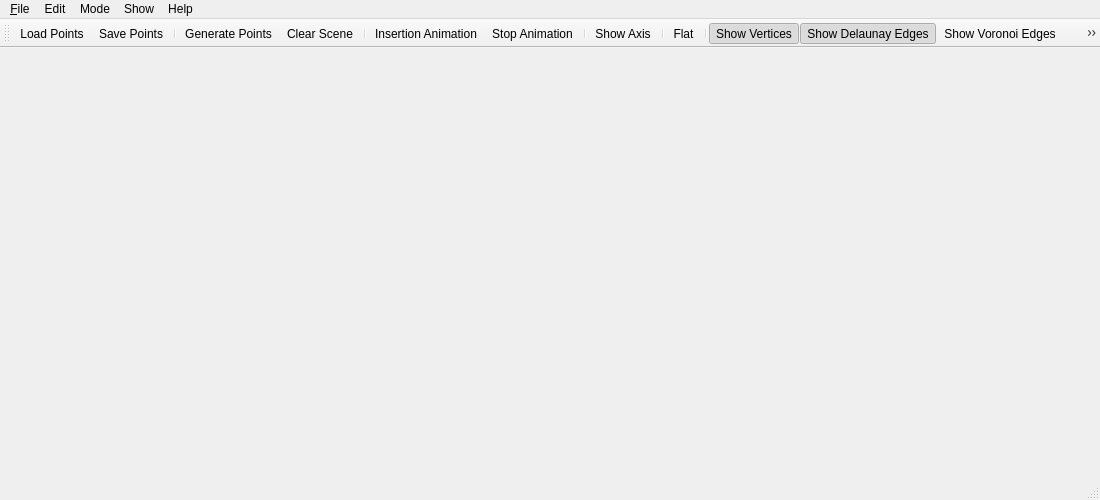
<?xml version="1.0" encoding="UTF-8"?>
<ui version="4.0">
 <class>MainWindow</class>
 <widget class="QMainWindow" name="MainWindow">
  <property name="windowModality">
   <enum>Qt::NonModal</enum>
  </property>
  <property name="geometry">
   <rect>
    <x>0</x>
    <y>0</y>
    <width>1100</width>
    <height>500</height>
   </rect>
  </property>
  <property name="sizePolicy">
   <sizepolicy hsizetype="Preferred" vsizetype="Preferred">
    <horstretch>0</horstretch>
    <verstretch>0</verstretch>
   </sizepolicy>
  </property>
  <property name="font">
   <font>
    <family>Arial</family>
   </font>
  </property>
  <property name="cursor">
   <cursorShape>PointingHandCursor</cursorShape>
  </property>
  <property name="windowTitle">
   <string>Triangulation_demo_3</string>
  </property>
  <property name="windowIcon">
   <iconset resource="T3_demo.qrc">
    <normaloff>:/T3_demo/icons/icons/cgal_logo.xpm</normaloff>:/T3_demo/icons/icons/cgal_logo.xpm</iconset>
  </property>
  <widget class="QWidget" name="centralwidget">
   <layout class="QHBoxLayout" name="horizontalLayout">
    <item>
     <widget class="Viewer" name="viewer" native="true">
      <property name="sizePolicy">
       <sizepolicy hsizetype="Preferred" vsizetype="Preferred">
        <horstretch>0</horstretch>
        <verstretch>0</verstretch>
       </sizepolicy>
      </property>
      <property name="cursor">
       <cursorShape>PointingHandCursor</cursorShape>
      </property>
     </widget>
    </item>
   </layout>
  </widget>
  <widget class="QMenuBar" name="menubar">
   <property name="geometry">
    <rect>
     <x>0</x>
     <y>0</y>
     <width>1100</width>
     <height>23</height>
    </rect>
   </property>
   <widget class="QMenu" name="menuFile">
    <property name="title">
     <string>&amp;File</string>
    </property>
    <addaction name="actionLoad_Points"/>
    <addaction name="actionSave_Points"/>
    <addaction name="separator"/>
    <addaction name="actionQuit"/>
   </widget>
   <widget class="QMenu" name="menuEdit">
    <property name="title">
     <string>Edit</string>
    </property>
    <addaction name="actionGenerate_Points"/>
    <addaction name="separator"/>
    <addaction name="actionIncremental_Construct"/>
    <addaction name="actionStop_Animation"/>
    <addaction name="separator"/>
    <addaction name="actionClear_Scene"/>
   </widget>
   <widget class="QMenu" name="menuMode">
    <property name="title">
     <string>Mode</string>
    </property>
    <addaction name="actionNormal_View"/>
    <addaction name="actionInsert_Vertex"/>
    <addaction name="actionInsert_Point"/>
    <addaction name="actionSelect_Vertex"/>
    <addaction name="actionMove_Vertex"/>
    <addaction name="actionFind_NearestNb"/>
    <addaction name="actionEmpty_Sphere"/>
   </widget>
   <widget class="QMenu" name="menuShow">
    <property name="title">
     <string>Show</string>
    </property>
    <addaction name="actionShow_Axis"/>
    <addaction name="separator"/>
    <addaction name="actionShow_Vertex"/>
    <addaction name="actionShow_DEdge"/>
    <addaction name="actionShow_VEdge"/>
    <addaction name="actionShow_Facet"/>
    <addaction name="separator"/>
    <addaction name="actionFlat"/>
    <addaction name="separator"/>
    <addaction name="actionPreferences"/>
   </widget>
   <widget class="QMenu" name="menuHelp">
    <property name="title">
     <string>Help</string>
    </property>
    <addaction name="actionDemo_Help"/>
   </widget>
   <addaction name="menuFile"/>
   <addaction name="menuEdit"/>
   <addaction name="menuMode"/>
   <addaction name="menuShow"/>
   <addaction name="menuHelp"/>
  </widget>
  <widget class="QStatusBar" name="statusbar"/>
  <widget class="QToolBar" name="toolBar">
   <property name="windowTitle">
    <string>toolBar</string>
   </property>
   <attribute name="toolBarArea">
    <enum>TopToolBarArea</enum>
   </attribute>
   <attribute name="toolBarBreak">
    <bool>false</bool>
   </attribute>
   <addaction name="actionLoad_Points"/>
   <addaction name="actionSave_Points"/>
   <addaction name="separator"/>
   <addaction name="actionGenerate_Points"/>
   <addaction name="actionClear_Scene"/>
   <addaction name="separator"/>
   <addaction name="actionIncremental_Construct"/>
   <addaction name="actionStop_Animation"/>
   <addaction name="separator"/>
   <addaction name="actionShow_Axis"/>
   <addaction name="separator"/>
   <addaction name="actionFlat"/>
   <addaction name="separator"/>
   <addaction name="actionShow_Vertex"/>
   <addaction name="actionShow_DEdge"/>
   <addaction name="actionShow_VEdge"/>
   <addaction name="actionShow_Facet"/>
   <addaction name="separator"/>
   <addaction name="actionNormal_View"/>
   <addaction name="actionInsert_Vertex"/>
   <addaction name="actionInsert_Point"/>
   <addaction name="actionSelect_Vertex"/>
   <addaction name="actionMove_Vertex"/>
   <addaction name="actionFind_NearestNb"/>
   <addaction name="actionEmpty_Sphere"/>
   <addaction name="separator"/>
   <addaction name="actionPreferences"/>
   <addaction name="separator"/>
   <addaction name="actionQuit"/>
  </widget>
  <action name="actionGenerate_Points">
   <property name="icon">
    <iconset resource="T3_demo.qrc">
     <normaloff>:/T3_demo/icons/icons/pointRandom.png</normaloff>:/T3_demo/icons/icons/pointRandom.png</iconset>
   </property>
   <property name="text">
    <string>Generate Points</string>
   </property>
   <property name="toolTip">
    <string>Generate Points</string>
   </property>
   <property name="statusTip">
    <string>Generate Points</string>
   </property>
   <property name="shortcut">
    <string>Ctrl+G</string>
   </property>
  </action>
  <action name="actionLoad_Points">
   <property name="icon">
    <iconset resource="T3_demo.qrc">
     <normaloff>:/T3_demo/icons/icons/fileOpen.png</normaloff>:/T3_demo/icons/icons/fileOpen.png</iconset>
   </property>
   <property name="text">
    <string>Load Points...</string>
   </property>
   <property name="toolTip">
    <string>Load Points from a file</string>
   </property>
   <property name="statusTip">
    <string>Load Points from a file</string>
   </property>
   <property name="shortcut">
    <string>Ctrl+O</string>
   </property>
  </action>
  <action name="actionSave_Points">
   <property name="icon">
    <iconset resource="T3_demo.qrc">
     <normaloff>:/T3_demo/icons/icons/fileSave.png</normaloff>:/T3_demo/icons/icons/fileSave.png</iconset>
   </property>
   <property name="text">
    <string>Save Points...</string>
   </property>
   <property name="toolTip">
    <string>Save points to a file</string>
   </property>
   <property name="statusTip">
    <string>Save points to a file</string>
   </property>
   <property name="shortcut">
    <string>Ctrl+S</string>
   </property>
  </action>
  <action name="actionShow_Axis">
   <property name="checkable">
    <bool>true</bool>
   </property>
   <property name="icon">
    <iconset resource="T3_demo.qrc">
     <normaloff>:/T3_demo/icons/icons/coordinates.jpeg</normaloff>:/T3_demo/icons/icons/coordinates.jpeg</iconset>
   </property>
   <property name="text">
    <string>Show Axis</string>
   </property>
   <property name="toolTip">
    <string>Show/Hide Axis</string>
   </property>
   <property name="statusTip">
    <string>Show/Hide Axis</string>
   </property>
  </action>
  <action name="actionQuit">
   <property name="icon">
    <iconset resource="T3_demo.qrc">
     <normaloff>:/T3_demo/icons/icons/quit.jpeg</normaloff>:/T3_demo/icons/icons/quit.jpeg</iconset>
   </property>
   <property name="text">
    <string>Quit</string>
   </property>
   <property name="toolTip">
    <string>Quit</string>
   </property>
   <property name="statusTip">
    <string>Quit</string>
   </property>
  </action>
  <action name="actionClear_Scene">
   <property name="icon">
    <iconset resource="T3_demo.qrc">
     <normaloff>:/T3_demo/icons/icons/clear.jpeg</normaloff>:/T3_demo/icons/icons/clear.jpeg</iconset>
   </property>
   <property name="text">
    <string>Clear Scene</string>
   </property>
   <property name="toolTip">
    <string>Clear Scene</string>
   </property>
   <property name="statusTip">
    <string>Clear Scene</string>
   </property>
  </action>
  <action name="actionShow_Vertex">
   <property name="checkable">
    <bool>true</bool>
   </property>
   <property name="checked">
    <bool>true</bool>
   </property>
   <property name="icon">
    <iconset resource="T3_demo.qrc">
     <normaloff>:/T3_demo/icons/icons/show_point.jpeg</normaloff>:/T3_demo/icons/icons/show_point.jpeg</iconset>
   </property>
   <property name="text">
    <string>Show Vertices</string>
   </property>
   <property name="toolTip">
    <string>Show Vertices</string>
   </property>
   <property name="statusTip">
    <string>Show Vertices</string>
   </property>
  </action>
  <action name="actionShow_DEdge">
   <property name="checkable">
    <bool>true</bool>
   </property>
   <property name="checked">
    <bool>true</bool>
   </property>
   <property name="icon">
    <iconset resource="T3_demo.qrc">
     <normaloff>:/T3_demo/icons/icons/show_delaunay.jpeg</normaloff>:/T3_demo/icons/icons/show_delaunay.jpeg</iconset>
   </property>
   <property name="text">
    <string>Show Delaunay Edges</string>
   </property>
   <property name="toolTip">
    <string>Show Delaunay edges</string>
   </property>
   <property name="statusTip">
    <string>Show Delaunay edges</string>
   </property>
  </action>
  <action name="actionShow_VEdge">
   <property name="checkable">
    <bool>true</bool>
   </property>
   <property name="icon">
    <iconset resource="T3_demo.qrc">
     <normaloff>:/T3_demo/icons/icons/show_voronoi.jpeg</normaloff>:/T3_demo/icons/icons/show_voronoi.jpeg</iconset>
   </property>
   <property name="text">
    <string>Show Voronoi Edges</string>
   </property>
   <property name="toolTip">
    <string>Show Voronoi edges</string>
   </property>
   <property name="statusTip">
    <string>Show Voronoi edges</string>
   </property>
  </action>
  <action name="actionShow_Facet">
   <property name="checkable">
    <bool>true</bool>
   </property>
   <property name="icon">
    <iconset resource="T3_demo.qrc">
     <normaloff>:/T3_demo/icons/icons/show_facet.jpeg</normaloff>:/T3_demo/icons/icons/show_facet.jpeg</iconset>
   </property>
   <property name="text">
    <string>Show Facets</string>
   </property>
   <property name="toolTip">
    <string>Show Delaunay Facets</string>
   </property>
   <property name="statusTip">
    <string>Show Delaunay Facets</string>
   </property>
  </action>
  <action name="actionFlat">
   <property name="checkable">
    <bool>true</bool>
   </property>
   <property name="icon">
    <iconset resource="T3_demo.qrc">
     <normaloff>:/T3_demo/icons/icons/flat.png</normaloff>
     <normalon>:/T3_demo/icons/icons/stereo.png</normalon>:/T3_demo/icons/icons/flat.png</iconset>
   </property>
   <property name="text">
    <string>Flat</string>
   </property>
   <property name="toolTip">
    <string>Toggle 3D effect</string>
   </property>
   <property name="statusTip">
    <string>Toggle 3D effect</string>
   </property>
  </action>
  <action name="actionPreferences">
   <property name="icon">
    <iconset resource="T3_demo.qrc">
     <normaloff>:/T3_demo/icons/icons/preferences.jpeg</normaloff>:/T3_demo/icons/icons/preferences.jpeg</iconset>
   </property>
   <property name="text">
    <string>Preferences...</string>
   </property>
   <property name="toolTip">
    <string>Change Colors, Transparency, etc.</string>
   </property>
   <property name="statusTip">
    <string>Change Colors, Transparency, etc.</string>
   </property>
  </action>
  <action name="actionInsert_Vertex">
   <property name="checkable">
    <bool>true</bool>
   </property>
   <property name="icon">
    <iconset resource="T3_demo.qrc">
     <normaloff>:/T3_demo/icons/icons/insert.jpeg</normaloff>:/T3_demo/icons/icons/insert.jpeg</iconset>
   </property>
   <property name="text">
    <string>Insert Vertex</string>
   </property>
   <property name="toolTip">
    <string>Insert a point and update the triangulation</string>
   </property>
   <property name="statusTip">
    <string>Insert a point and update the triangulation</string>
   </property>
  </action>
  <action name="actionInsert_Point">
   <property name="checkable">
    <bool>true</bool>
   </property>
   <property name="icon">
    <iconset resource="T3_demo.qrc">
     <normaloff>:/T3_demo/icons/icons/insert_point.jpg</normaloff>:/T3_demo/icons/icons/insert_point.jpg</iconset>
   </property>
   <property name="text">
    <string>Insert Point</string>
   </property>
   <property name="toolTip">
    <string>Show the conflict region of a point and insert it</string>
   </property>
   <property name="statusTip">
    <string>Show the conflict region of a point and insert it</string>
   </property>
  </action>
  <action name="actionSelect_Vertex">
   <property name="checkable">
    <bool>true</bool>
   </property>
   <property name="icon">
    <iconset resource="T3_demo.qrc">
     <normaloff>:/T3_demo/icons/icons/select_hand.jpeg</normaloff>:/T3_demo/icons/icons/select_hand.jpeg</iconset>
   </property>
   <property name="text">
    <string>Select Vertex</string>
   </property>
   <property name="toolTip">
    <string>Select vertices</string>
   </property>
   <property name="statusTip">
    <string>Select vertices</string>
   </property>
  </action>
  <action name="actionMove_Vertex">
   <property name="checkable">
    <bool>true</bool>
   </property>
   <property name="icon">
    <iconset resource="T3_demo.qrc">
     <normaloff>:/T3_demo/icons/icons/move_1.jpeg</normaloff>:/T3_demo/icons/icons/move_1.jpeg</iconset>
   </property>
   <property name="text">
    <string>Move Vertex</string>
   </property>
   <property name="toolTip">
    <string>Move a vertex</string>
   </property>
   <property name="statusTip">
    <string>Move a vertex</string>
   </property>
  </action>
  <action name="actionFind_NearestNb">
   <property name="checkable">
    <bool>true</bool>
   </property>
   <property name="icon">
    <iconset resource="T3_demo.qrc">
     <normaloff>:/T3_demo/icons/icons/nearest_nb.png</normaloff>:/T3_demo/icons/icons/nearest_nb.png</iconset>
   </property>
   <property name="text">
    <string>Nearest Neighbor Search</string>
   </property>
   <property name="toolTip">
    <string>Find the nearest neighbor of the query point</string>
   </property>
   <property name="statusTip">
    <string>Find the nearest neighbor of the query point</string>
   </property>
  </action>
  <action name="actionEmpty_Sphere">
   <property name="checkable">
    <bool>true</bool>
   </property>
   <property name="icon">
    <iconset resource="T3_demo.qrc">
     <normaloff>:/T3_demo/icons/icons/empty_sphere.jpeg</normaloff>:/T3_demo/icons/icons/empty_sphere.jpeg</iconset>
   </property>
   <property name="text">
    <string>Show Empty Sphere</string>
   </property>
   <property name="iconText">
    <string>Click to select a cell and show empty sphere of that cell.</string>
   </property>
   <property name="toolTip">
    <string>Locate the query point in a cell and show empty sphere of that cell</string>
   </property>
   <property name="statusTip">
    <string>Locate the query point in a cell and show empty sphere of that cell</string>
   </property>
  </action>
  <action name="actionNormal_View">
   <property name="checkable">
    <bool>true</bool>
   </property>
   <property name="checked">
    <bool>true</bool>
   </property>
   <property name="icon">
    <iconset resource="T3_demo.qrc">
     <normaloff>:/T3_demo/icons/icons/normal_view.jpeg</normaloff>:/T3_demo/icons/icons/normal_view.jpeg</iconset>
   </property>
   <property name="text">
    <string>Normal Mode</string>
   </property>
   <property name="toolTip">
    <string>Normal Mode</string>
   </property>
   <property name="statusTip">
    <string>Normal Mode</string>
   </property>
  </action>
  <action name="actionDemo_Help">
   <property name="text">
    <string>Triangulation_3D Demo Help</string>
   </property>
   <property name="toolTip">
    <string>Triangulation_3D Demo Help</string>
   </property>
   <property name="statusTip">
    <string>Triangulation_3D Demo Help</string>
   </property>
   <property name="shortcut">
    <string>H</string>
   </property>
  </action>
  <action name="actionIncremental_Construct">
   <property name="checkable">
    <bool>true</bool>
   </property>
   <property name="icon">
    <iconset resource="T3_demo.qrc">
     <normaloff>:/T3_demo/icons/icons/play.jpeg</normaloff>
     <normalon>:/T3_demo/icons/icons/pause.jpeg</normalon>:/T3_demo/icons/icons/play.jpeg</iconset>
   </property>
   <property name="text">
    <string>Insertion Animation</string>
   </property>
   <property name="toolTip">
    <string>Animation of incremental Delaunay triangulation</string>
   </property>
   <property name="statusTip">
    <string>Animation of incremental Delaunay triangulation</string>
   </property>
  </action>
  <action name="actionStop_Animation">
   <property name="icon">
    <iconset resource="T3_demo.qrc">
     <normaloff>:/T3_demo/icons/icons/stop.jpeg</normaloff>:/T3_demo/icons/icons/stop.jpeg</iconset>
   </property>
   <property name="text">
    <string>Stop Animation</string>
   </property>
   <property name="toolTip">
    <string>Stop Animation</string>
   </property>
   <property name="statusTip">
    <string>Stop Animation</string>
   </property>
  </action>
 </widget>
 <layoutdefault spacing="3" margin="1"/>
 <customwidgets>
  <customwidget>
   <class>Viewer</class>
   <extends>QWidget</extends>
   <header>Viewer.h</header>
   <container>1</container>
  </customwidget>
 </customwidgets>
 <resources>
  <include location="T3_demo.qrc"/>
 </resources>
 <connections/>
</ui>
